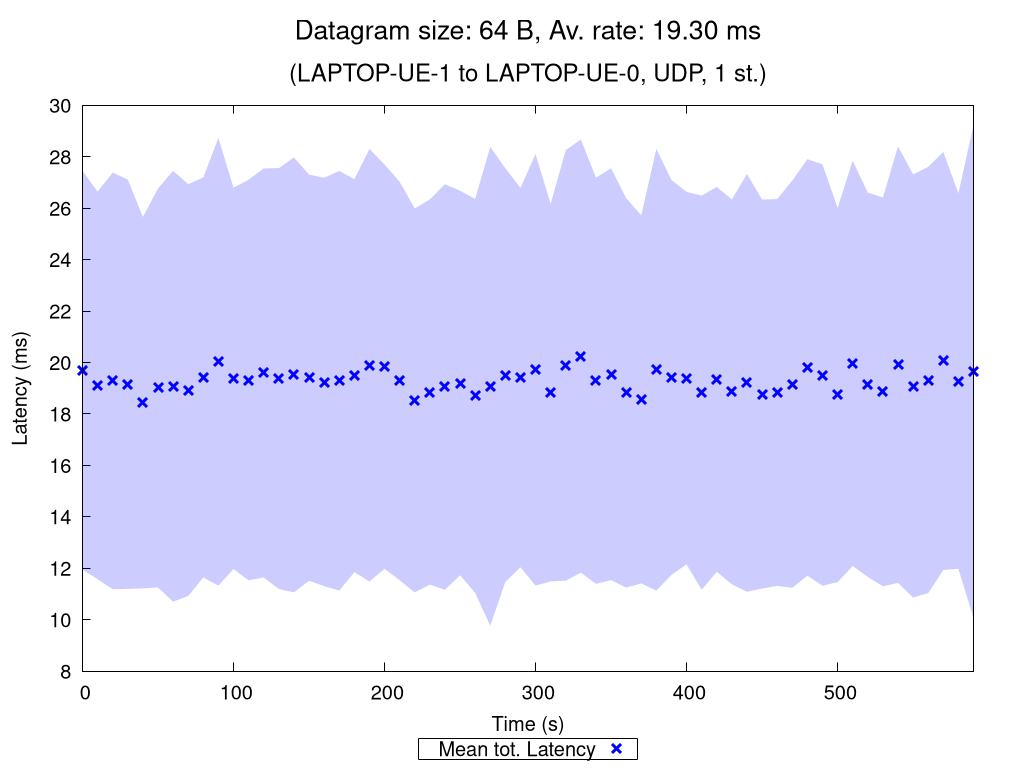

Recreate this plot in gnuplot.
set terminal pngcairo nocrop enhanced size 1024,768 font "Verdana,15"
set output "UDP_1_st_2020_10_09_17-57-21_one2two_00064B.png"

set title "{/=20 Datagram size: 64 B, Av. rate: 19.30 ms}\n\n{/=18 (LAPTOP-UE-1 to LAPTOP-UE-0, UDP, 1 st.)}"

set xlabel "Time (s)"
set ylabel "Latency (ms)"
set ytics nomirror
set key bmargin center horizontal box samplen 1 width -1
set bmargin 4.6
set rmargin 4.5

rf = 1.0  # rate factor
set style fill transparent solid 0.2 noborder
set autoscale xfix
plot "UDP_1_st_2020_10_09_17-57-21_one2two_00064B_iperf_processed.dat" using 1:($2/rf-$3/rf):($2/rf+$3/rf) with filledcurves lc rgb "blue" notitle, \
     "" using 1:($2/rf) with points pt 2 ps 1.5 lw 3 lc rgb "blue" title "Mean tot. Latency", \
